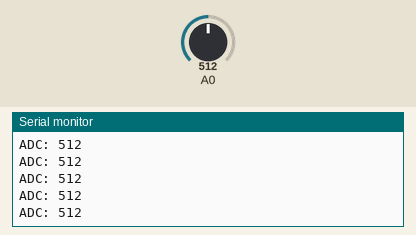
Recording of a program running on a simulated STM32 Nucleo. Parts: the last lines printed to the serial monitor. Inputs (shaded band) come from the test bench; at power-on: A0 = 512.

Above: at 1.2 s.
1.3 s: A0 set to 716
At 1.31 s:
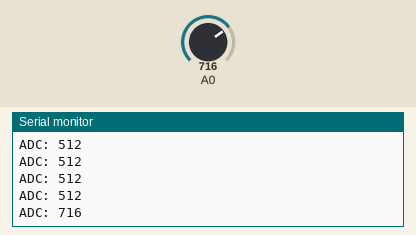
2.8 s: A0 set to 900
At 2.81 s:
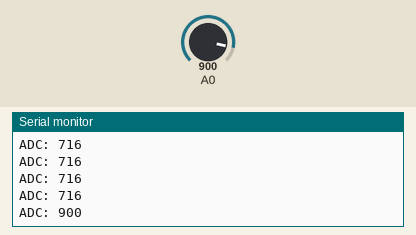
Timing chart, 0 to 5.8 s (numbered marks = the images above; inputs shaded):
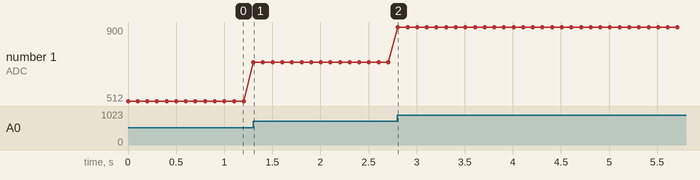

The program:

main.cpp
```cpp
#include <Arduino.h>

void setup() {
    Serial.begin(250000);
}

void loop() {
    int adcValue = analogRead(PA0);

    Serial.print("ADC: ");
    Serial.println(adcValue);

    delay(100);
}
```

Measured:
- after the input at 1.3 s, the serial monitor: prints a new line at once (image 1)
- after the input at 2.8 s, the serial monitor: prints a new line at once (image 2)
- plotted number 1: 512 → 716 after the input at 1.3 s, 716 → 900 after the input at 2.8 s
